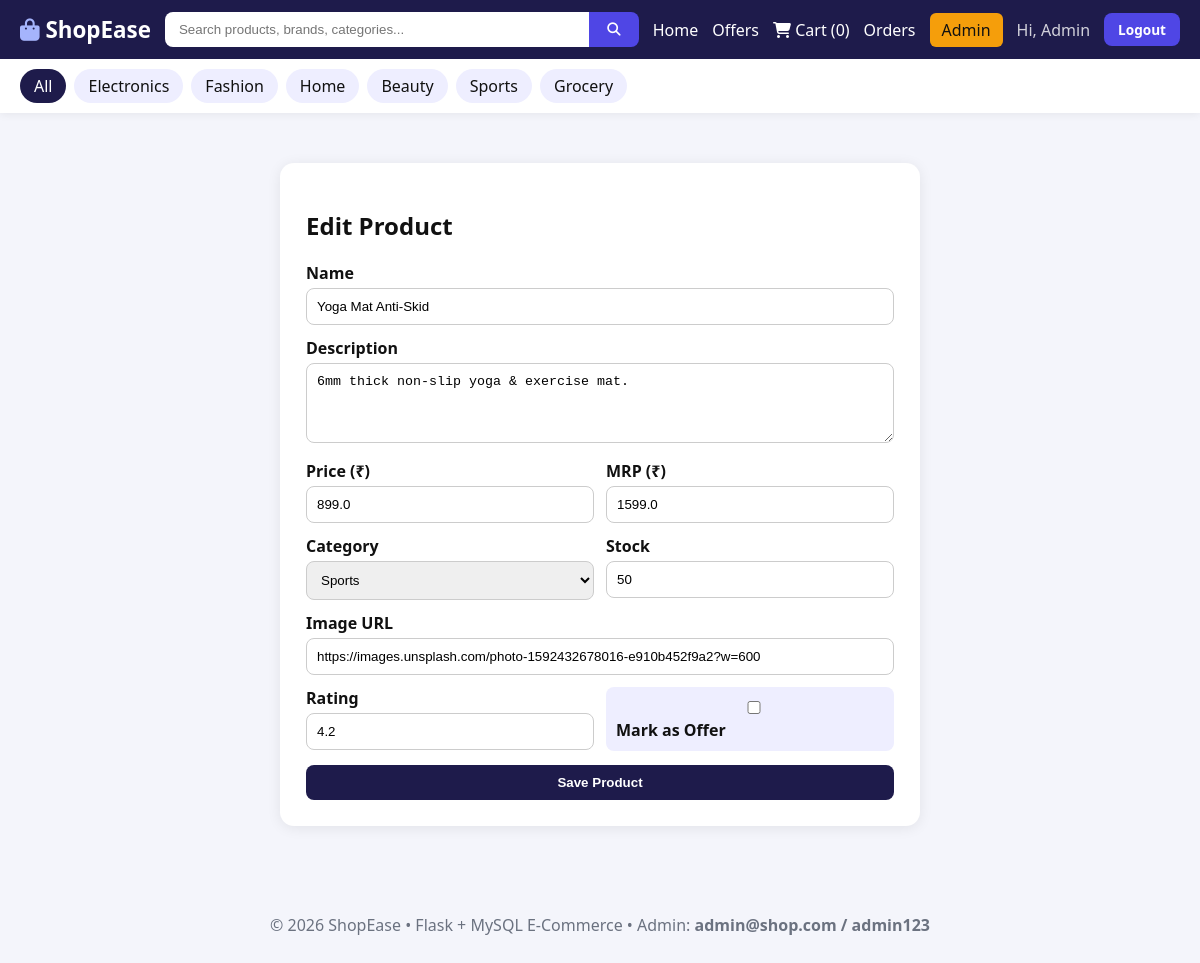
The app's page /admin/product/11/edit (signed in) with its own data.
### tables this page shows
CREATE TABLE users(
          id INTEGER PRIMARY KEY AUTOINCREMENT,
          name TEXT NOT NULL, email TEXT UNIQUE NOT NULL,
          password_hash TEXT NOT NULL, is_admin INTEGER DEFAULT 0,
          created_at TEXT DEFAULT CURRENT_TIMESTAMP);

CREATE TABLE products(
          id INTEGER PRIMARY KEY AUTOINCREMENT,
          name TEXT NOT NULL, description TEXT DEFAULT '',
          price REAL NOT NULL, mrp REAL NOT NULL DEFAULT 0,
          category TEXT DEFAULT 'Electronics',
          image_url TEXT DEFAULT '', stock INTEGER DEFAULT 50,
          rating REAL DEFAULT 4.0, is_offer INTEGER DEFAULT 0,
          created_at TEXT DEFAULT CURRENT_TIMESTAMP);

### app.py (the view, shortened to what this page needs)
@app.route("/admin/product/<int:pid>/edit", methods=["GET", "POST"])
@admin_required
def admin_edit(pid):
    p = fetchone("SELECT * FROM products WHERE id=?", (pid,))
    if not p:
        flash("Not found.", "error")
        return redirect(url_for("admin"))
    return render_template("admin/product_form.html", p=p, categories=CATEGORIES)

### app.py (called while the page is built)
def get_db():
    if USE_MYSQL:
        conn = mysql_conn()
        return conn
    conn = sqlite3.connect(config.SQLITE_PATH)
    conn.row_factory = sqlite3.Row
    return conn

def fetchall(query, params=()):
    db = get_db()
    try:
        if USE_MYSQL:
            cur = db.cursor(dictionary=True)
            cur.execute(qmark(query), params)
            rows = cur.fetchall()
            cur.close()
            return rows
        cur = db.execute(query, params)
        rows = cur.fetchall()
        return [dict(r) for r in rows]
    finally:
        db.close()

def fetchone(query, params=()):
    rows = fetchall(query, params)
    return rows[0] if rows else None

def current_user():
    if "user_id" not in session:
        return None
    return fetchone("SELECT * FROM users WHERE id=?", (session["user_id"],))

def admin_required(f):
    @wraps(f)
    def w(*a, **kw):
        u = current_user()
        if not u or not u.get("is_admin"):
            flash("Admin access only.", "error")
            return redirect(url_for("login"))
        return f(*a, **kw)
    return w

@app.context_processor
def inject_globals():
    u = current_user()
    cart_count = 0
    if u:
        r = fetchone("SELECT COALESCE(SUM(qty),0) c FROM cart_items WHERE user_id=?", (u["id"],))
        cart_count = r["c"] if r else 0
    return dict(user=u, cart_count=cart_count, categories=CATEGORIES)

### templates/admin/product_form.html
{% extends "base.html" %}{% block title %}{% if p %}Edit{% else %}Add{% endif %} Product{% endblock %}{% block content %}
<div class="auth wide"><h2>{% if p %}Edit{% else %}Add{% endif %} Product</h2>
<form method="post">
<label>Name</label><input name="name" required value="{{ p.name if p }}">
<label>Description</label><textarea name="description">{{ p.description if p }}</textarea>
<div class="two"><div><label>Price (₹)</label><input name="price" type="number" step="0.01" required value="{{ p.price if p }}"></div>
<div><label>MRP (₹)</label><input name="mrp" type="number" step="0.01" value="{{ p.mrp if p }}"></div></div>
<div class="two"><div><label>Category</label><select name="category">{% for c in categories %}<option {% if p and p.category==c %}selected{% endif %}>{{ c }}</option>{% endfor %}</select></div>
<div><label>Stock</label><input name="stock" type="number" value="{{ p.stock if p else 50 }}"></div></div>
<label>Image URL</label><input name="image_url" value="{{ p.image_url if p }}" placeholder="https://...">
<div class="two"><div><label>Rating</label><input name="rating" type="number" step="0.1" min="1" max="5" value="{{ p.rating if p else 4.0 }}"></div>
<div><label class="pay"><input type="checkbox" name="is_offer" {% if p and p.is_offer %}checked{% endif %}> Mark as Offer</label></div></div>
<button class="btn dark full">Save Product</button></form></div>
{% endblock %}

### templates/base.html (shortened to what this page needs)
<!DOCTYPE html>
<html lang="en">
<head>
<link rel="stylesheet" href="{{ url_for('static', filename='css/style.css') }}">
<link rel="stylesheet" href="https://cdnjs.cloudflare.com/ajax/libs/font-awesome/6.5.0/css/all.min.css">
</head>
<body>
<header class="nav">
  <a class="logo" href="/"><i class="fa fa-bag-shopping"></i> ShopEase</a>
  <form class="search" action="/" method="get">
    <input name="q" id="searchBox" placeholder="Search products, brands, categories..." value="{{ request.args.get('q','') }}" autocomplete="off">
    <button><i class="fa fa-search"></i></button>
  </form>
  <nav class="links">
    <a href="/">Home</a>
    <a href="/?offer=1">Offers</a>
    {% if user %}
      <a href="/cart"><i class="fa fa-cart-shopping"></i> Cart ({{ cart_count }})</a>
      <a href="/orders">Orders</a>
      {% if user.is_admin %}<a class="admin" href="/admin">Admin</a>{% endif %}
      <span class="hi">Hi, {{ user.name.split(' ')[0] }}</span>
      <a href="/logout" class="btn small">Logout</a>
    {% else %}
      <a href="/login">Login</a>
      <a href="/register" class="btn small">Sign Up</a>
    {% endif %}
  </nav>
</header>
<div class="catbar">
  <a href="/" class="{% if not cat %}on{% endif %}">All</a>
  {% for c in categories %}<a href="/?category={{ c }}" class="{% if cat==c %}on{% endif %}">{{ c }}</a>{% endfor %}
</div>
<main>{% block content %}{% endblock %}</main>
<footer><p>© 2026 ShopEase • Flask + MySQL E-Commerce • Admin: <b>admin@shop.com / admin123</b></p></footer>
</body>
</html>

### static/css/style.css (style rules this page uses)
:root { --p:#4f46e5;--d:#1e1b4b;--bg:#f4f5fb;--card:#fff;--mut:#6b7280;--ok:#16a34a;--warn:#f59e0b;--err:#dc2626 }
* { box-sizing:border-box }
body { margin:0;font-family:'Segoe UI',Arial,sans-serif;background:var(--bg);color:#111 }
a { color:inherit;text-decoration:none }
.nav { position:sticky;top:0;z-index:10;display:flex;gap:14px;align-items:center;background:var(--d);color:#fff;padding:12px 20px }
.logo { font-size:1.4rem;font-weight:800 }
.logo i { color:#a5b4fc }
.search { flex:1;display:flex;position:relative }
.search input { flex:1;padding:10px 14px;border-radius:8px 0 0 8px;border:0;outline:0 }
.search button { background:var(--p);color:#fff;border:0;padding:0 18px;border-radius:0 8px 8px 0;cursor:pointer }
.links { display:flex;gap:14px;align-items:center }
.btn { background:var(--p);color:#fff!important;padding:10px 20px;border-radius:8px;border:0;cursor:pointer;font-weight:600;display:inline-block }
.btn.dark { background:var(--d) }
.btn.small { padding:7px 14px;font-size:.85rem }
.btn.full { width:100%;text-align:center;margin-top:10px }
.admin { background:#f59e0b;color:#111!important;padding:6px 12px;border-radius:6px }
.hi { opacity:.8 }
.catbar { display:flex;gap:8px;overflow-x:auto;background:#fff;padding:10px 20px;box-shadow:0 2px 8px rgba(0,0,0,.06) }
.catbar a { padding:6px 14px;border-radius:20px;background:#eef;white-space:nowrap }
.catbar a.on { background:var(--d);color:#fff }
main { max-width:1150px;margin:auto;padding:20px;min-height:70vh }
.auth { max-width:420px;margin:30px auto;background:#fff;padding:26px;border-radius:14px;box-shadow:0 2px 14px rgba(0,0,0,.08) }
.auth.wide { max-width:640px }
.auth label { display:block;margin:12px 0 4px;font-weight:600 }
.auth input,.auth textarea,.auth select { width:100%;padding:10px;border:1px solid #ccc;border-radius:8px }
.auth textarea { min-height:80px }
.two { display:grid;grid-template-columns:1fr 1fr;gap:12px }
.pay { background:#eef;padding:10px;border-radius:8px;display:block }
footer { text-align:center;padding:22px;color:var(--mut) }

### records on screen
users: name "Admin"
products: name "Yoga Mat Anti-Skid", description "6mm thick non-slip yoga & exercise mat.", price "899.0", mrp "1599.0", category "Sports", stock "50", image_url "https://images.unsplash.com/photo-1592432678016-e910b452f9a2?w=600", rating "4.2"

### other values on screen
{{ cart_count }} "0"
{{ c }} "Electronics" "Fashion" "Home" "Beauty" "Sports" "Grocery"
